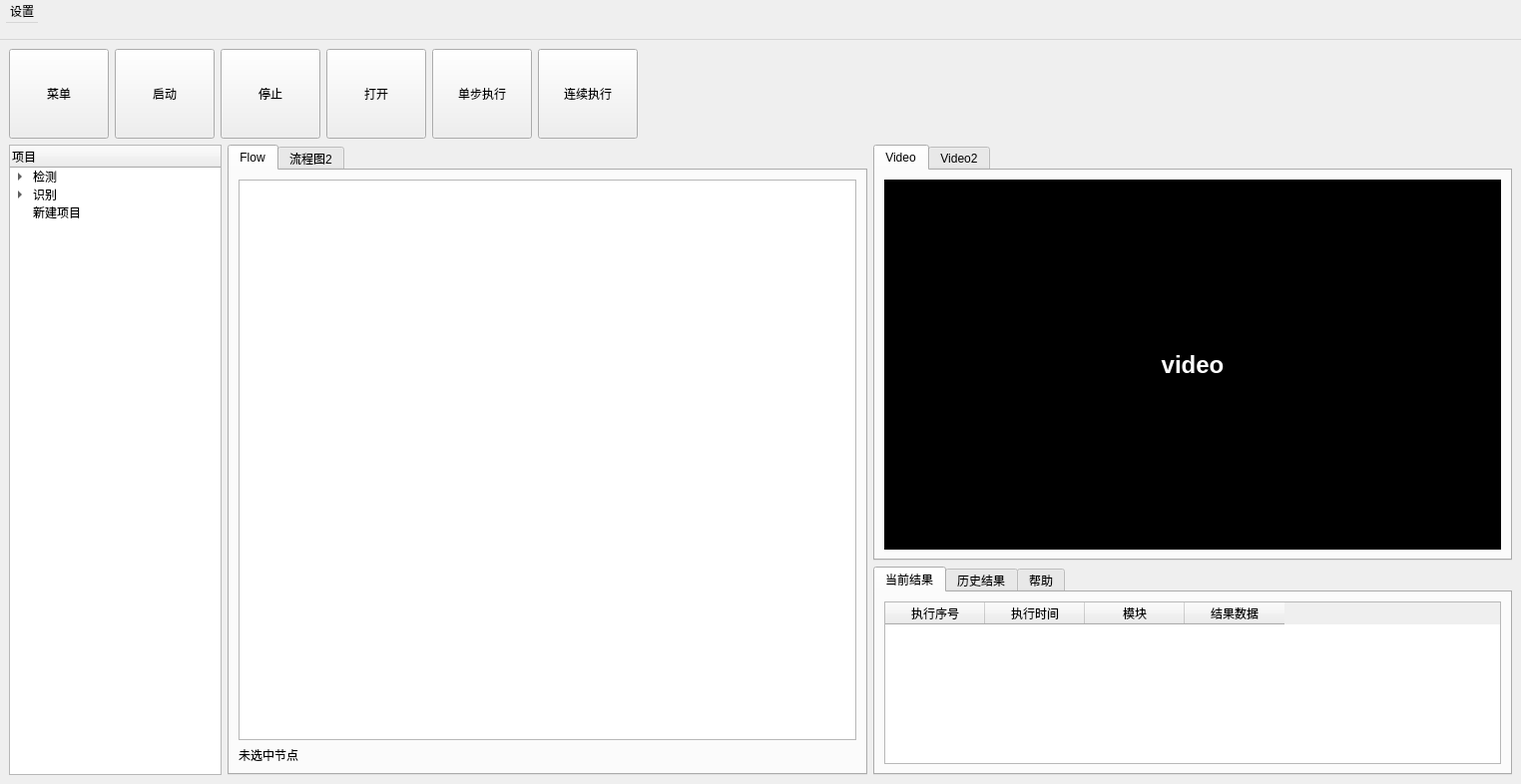
<?xml version="1.0" encoding="UTF-8"?>
<ui version="4.0">
 <class>MainWindow</class>
 <widget class="QMainWindow" name="MainWindow">
  <property name="geometry">
   <rect>
    <x>0</x>
    <y>0</y>
    <width>1524</width>
    <height>786</height>
   </rect>
  </property>
  <property name="sizePolicy">
   <sizepolicy hsizetype="MinimumExpanding" vsizetype="Preferred">
    <horstretch>0</horstretch>
    <verstretch>0</verstretch>
   </sizepolicy>
  </property>
  <property name="windowTitle">
   <string>MainWindow</string>
  </property>
  <widget class="QWidget" name="centralwidget">
   <layout class="QHBoxLayout" name="horizontalLayout_4">
    <item>
     <layout class="QVBoxLayout" name="verticalLayout_4">
      <item>
       <layout class="QHBoxLayout" name="horizontalLayout">
        <item>
         <widget class="QPushButton" name="menu_button">
          <property name="minimumSize">
           <size>
            <width>100</width>
            <height>90</height>
           </size>
          </property>
          <property name="maximumSize">
           <size>
            <width>100</width>
            <height>90</height>
           </size>
          </property>
          <property name="text">
           <string>菜单</string>
          </property>
         </widget>
        </item>
        <item>
         <widget class="QPushButton" name="camera_button">
          <property name="minimumSize">
           <size>
            <width>100</width>
            <height>90</height>
           </size>
          </property>
          <property name="maximumSize">
           <size>
            <width>100</width>
            <height>90</height>
           </size>
          </property>
          <property name="text">
           <string>启动</string>
          </property>
         </widget>
        </item>
        <item>
         <widget class="QPushButton" name="close_button">
          <property name="minimumSize">
           <size>
            <width>100</width>
            <height>90</height>
           </size>
          </property>
          <property name="maximumSize">
           <size>
            <width>100</width>
            <height>90</height>
           </size>
          </property>
          <property name="text">
           <string>停止</string>
          </property>
         </widget>
        </item>
        <item>
         <widget class="QPushButton" name="open_button">
          <property name="minimumSize">
           <size>
            <width>100</width>
            <height>90</height>
           </size>
          </property>
          <property name="maximumSize">
           <size>
            <width>100</width>
            <height>90</height>
           </size>
          </property>
          <property name="text">
           <string>打开</string>
          </property>
         </widget>
        </item>
        <item>
         <widget class="QPushButton" name="btn_step_execute">
          <property name="minimumSize">
           <size>
            <width>100</width>
            <height>90</height>
           </size>
          </property>
          <property name="maximumSize">
           <size>
            <width>100</width>
            <height>90</height>
           </size>
          </property>
          <property name="text">
           <string>单步执行</string>
          </property>
         </widget>
        </item>
        <item>
         <widget class="QPushButton" name="btn_continuous_execute">
          <property name="minimumSize">
           <size>
            <width>100</width>
            <height>90</height>
           </size>
          </property>
          <property name="maximumSize">
           <size>
            <width>100</width>
            <height>90</height>
           </size>
          </property>
          <property name="text">
           <string>连续执行</string>
          </property>
         </widget>
        </item>
        <item>
         <spacer name="horizontalSpacer">
          <property name="orientation">
           <enum>Qt::Horizontal</enum>
          </property>
          <property name="sizeHint" stdset="0">
           <size>
            <width>40</width>
            <height>20</height>
           </size>
          </property>
         </spacer>
        </item>
       </layout>
      </item>
      <item>
       <layout class="QHBoxLayout" name="horizontalLayout_2" stretch="1,3,3">
        <item>
         <widget class="QTreeWidget" name="tree">
          <column>
           <property name="text">
            <string>项目</string>
           </property>
          </column>
          <item>
           <property name="text">
            <string>检测</string>
           </property>
           <item>
            <property name="text">
             <string>直线</string>
            </property>
           </item>
           <item>
            <property name="text">
             <string>圆</string>
            </property>
           </item>
           <item>
            <property name="text">
             <string>灰度</string>
            </property>
           </item>
          </item>
          <item>
           <property name="text">
            <string>识别</string>
           </property>
           <item>
            <property name="text">
             <string>人脸</string>
            </property>
           </item>
           <item>
            <property name="text">
             <string>颜色</string>
            </property>
           </item>
          </item>
          <item>
           <property name="text">
            <string>新建项目</string>
           </property>
          </item>
         </widget>
        </item>
        <item>
         <widget class="QTabWidget" name="flowWidget">
          <property name="currentIndex">
           <number>0</number>
          </property>
          <widget class="QWidget" name="flow">
           <attribute name="title">
            <string>Flow</string>
           </attribute>
           <layout class="QVBoxLayout" name="verticalLayout_3">
            <item>
             <widget class="QGraphicsView" name="flowView"/>
            </item>
            <item>
             <widget class="QLabel" name="lbl_current_node">
              <property name="text">
               <string>未选中节点</string>
              </property>
             </widget>
            </item>
           </layout>
          </widget>
          <widget class="QWidget" name="tab_4">
           <attribute name="title">
            <string>流程图2</string>
           </attribute>
          </widget>
         </widget>
        </item>
        <item>
         <layout class="QVBoxLayout" name="verticalLayout_2" stretch="2,1">
          <item>
           <widget class="QTabWidget" name="tabWidget">
            <property name="currentIndex">
             <number>0</number>
            </property>
            <widget class="QWidget" name="Video">
             <attribute name="title">
              <string>Video</string>
             </attribute>
             <layout class="QHBoxLayout" name="horizontalLayout_5">
              <item>
               <widget class="QLabel" name="video">
                <property name="styleSheet">
                 <string notr="true">background-color: black;
color: white;
font-size: 24px;
font-weight: bold;</string>
                </property>
                <property name="text">
                 <string>video</string>
                </property>
                <property name="alignment">
                 <set>Qt::AlignCenter</set>
                </property>
               </widget>
              </item>
             </layout>
            </widget>
            <widget class="QWidget" name="tab">
             <attribute name="title">
              <string>Video2</string>
             </attribute>
            </widget>
           </widget>
          </item>
          <item>
           <widget class="QTabWidget" name="result_tab">
            <property name="currentIndex">
             <number>0</number>
            </property>
            <widget class="QWidget" name="tab_2">
             <attribute name="title">
              <string>当前结果</string>
             </attribute>
             <layout class="QVBoxLayout" name="verticalLayout">
              <item>
               <widget class="QTableWidget" name="execution_log">
                <property name="columnCount">
                 <number>4</number>
                </property>
                <column>
                 <property name="text">
                  <string>执行序号</string>
                 </property>
                </column>
                <column>
                 <property name="text">
                  <string>执行时间</string>
                 </property>
                </column>
                <column>
                 <property name="text">
                  <string>模块</string>
                 </property>
                </column>
                <column>
                 <property name="text">
                  <string>结果数据</string>
                 </property>
                </column>
               </widget>
              </item>
             </layout>
            </widget>
            <widget class="QWidget" name="tab_3">
             <attribute name="title">
              <string>历史结果</string>
             </attribute>
            </widget>
            <widget class="QWidget" name="tab_5">
             <attribute name="title">
              <string>帮助</string>
             </attribute>
            </widget>
           </widget>
          </item>
         </layout>
        </item>
       </layout>
      </item>
     </layout>
    </item>
   </layout>
  </widget>
  <widget class="QMenuBar" name="menubar">
   <property name="geometry">
    <rect>
     <x>0</x>
     <y>0</y>
     <width>1524</width>
     <height>40</height>
    </rect>
   </property>
   <property name="sizePolicy">
    <sizepolicy hsizetype="Fixed" vsizetype="Minimum">
     <horstretch>0</horstretch>
     <verstretch>0</verstretch>
    </sizepolicy>
   </property>
   <property name="minimumSize">
    <size>
     <width>0</width>
     <height>40</height>
    </size>
   </property>
   <property name="maximumSize">
    <size>
     <width>16777215</width>
     <height>50</height>
    </size>
   </property>
   <property name="font">
    <font>
     <pointsize>9</pointsize>
    </font>
   </property>
   <widget class="QMenu" name="menu">
    <property name="geometry">
     <rect>
      <x>246</x>
      <y>116</y>
      <width>117</width>
      <height>90</height>
     </rect>
    </property>
    <property name="font">
     <font>
      <pointsize>9</pointsize>
     </font>
    </property>
    <property name="title">
     <string>设置</string>
    </property>
    <addaction name="action"/>
    <addaction name="action1"/>
   </widget>
   <addaction name="menu"/>
  </widget>
  <action name="action">
   <property name="text">
    <string>摄像头设置</string>
   </property>
   <property name="font">
    <font/>
   </property>
  </action>
  <action name="action1">
   <property name="text">
    <string>1</string>
   </property>
   <property name="font">
    <font/>
   </property>
  </action>
 </widget>
 <resources/>
 <connections/>
</ui>
